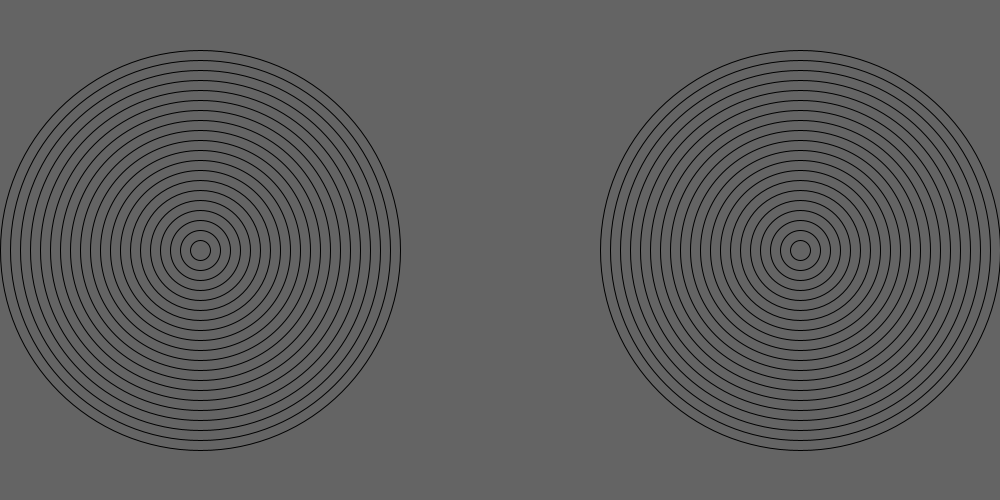
Frame 1 (no input)
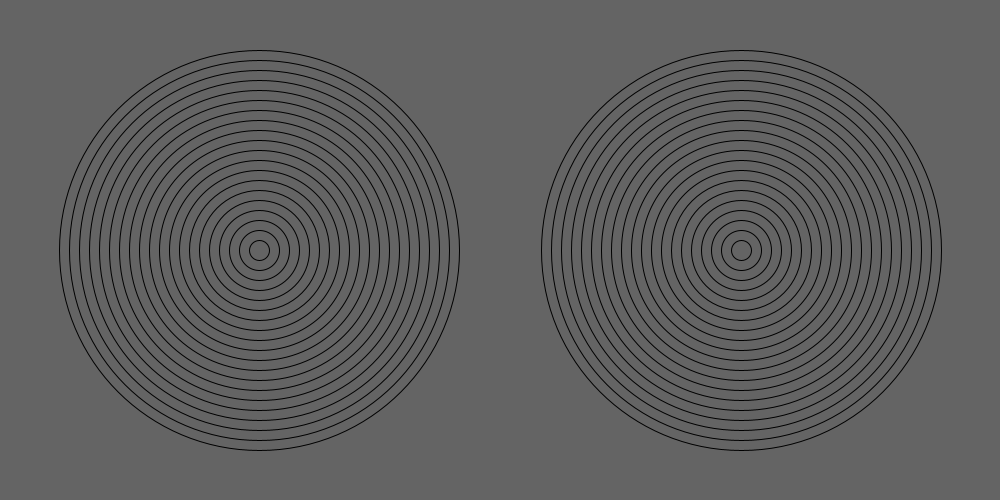
Frame 60 (the mouse pressed at the canvas centre just before this capture)
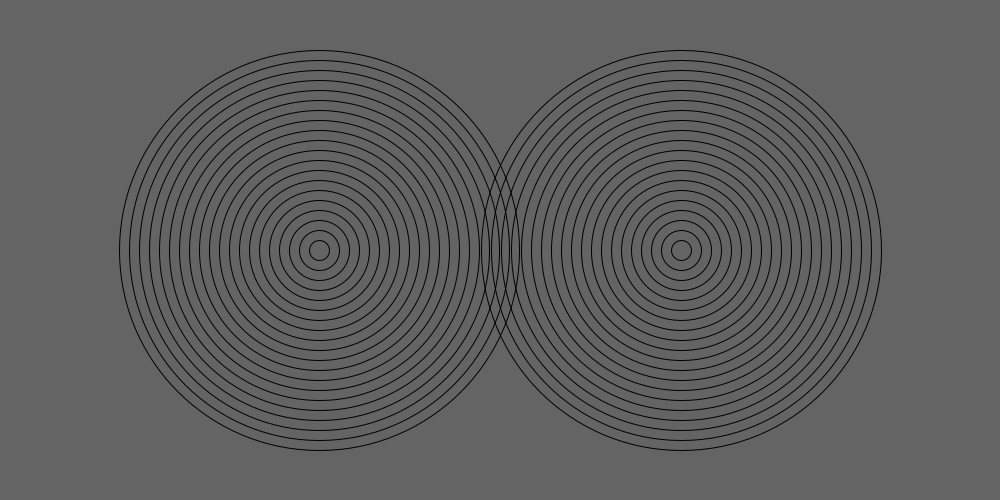
Frame 120 (the mouse held since frame 60 and released just before this capture)

The Processing sketch that drew these frames (run headless with seeded random() and noise(); from frame 60 on, the mouse is pressed at the canvas centre):

// Processing sketch: sketch_171202a
// ── sketch_171202a.pde
void setup(){
  size(1000, 500);
}
    int x1 = 200;
    int x2 = 800;
    
   boolean we = false;
  void draw(){

     background(100, 100, 100); 
noFill();
for(int i = 0; i < 400; i++){
 
if(i%20 == 0)  {
ellipse( x1, 250, 400 -i, 400 - i);
ellipse( x2, 250, 400 -i, 400 -i);
}
}


if(we==false){
x1=x1+1;
x2=x2-1;
}
if(we==true){
x1=x1-1;
x2=x2+1;
}
if(x1>800){
  we=true;
}
if(x1<200){
we=false;
}

  };
